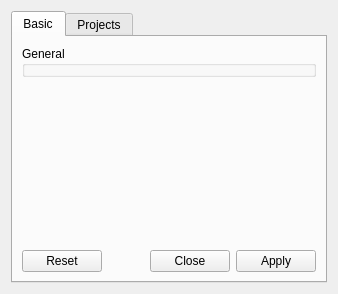
<?xml version="1.0" encoding="UTF-8"?>
<ui version="4.0">
 <class>CheminfoProjectStructureListDesigner</class>
 <widget class="QWidget" name="CheminfoProjectStructureListDesigner">
  <property name="geometry">
   <rect>
    <x>0</x>
    <y>0</y>
    <width>338</width>
    <height>294</height>
   </rect>
  </property>
  <property name="windowTitle">
   <string>Structure project</string>
  </property>
  <layout class="QVBoxLayout" name="verticalLayout">
   <item>
    <widget class="QTabWidget" name="tabWidget">
     <property name="currentIndex">
      <number>0</number>
     </property>
     <widget class="QWidget" name="basicTab">
      <attribute name="title">
       <string>Basic</string>
      </attribute>
      <layout class="QVBoxLayout" name="verticalLayout_2">
       <item>
        <widget class="QGroupBox" name="generalGB">
         <property name="title">
          <string>General</string>
         </property>
        </widget>
       </item>
       <item>
        <spacer name="verticalSpacer">
         <property name="orientation">
          <enum>Qt::Vertical</enum>
         </property>
         <property name="sizeHint" stdset="0">
          <size>
           <width>20</width>
           <height>155</height>
          </size>
         </property>
        </spacer>
       </item>
       <item>
        <widget class="QDialogButtonBox" name="buttonBox">
         <property name="standardButtons">
          <set>QDialogButtonBox::Apply|QDialogButtonBox::Close|QDialogButtonBox::Reset</set>
         </property>
        </widget>
       </item>
      </layout>
     </widget>
     <widget class="QWidget" name="projectsTab">
      <attribute name="title">
       <string>Projects</string>
      </attribute>
     </widget>
    </widget>
   </item>
  </layout>
 </widget>
 <resources/>
 <connections/>
</ui>
